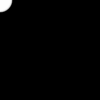
Frame 1 (no input)
Frame 60 (the mouse pressed at the canvas centre just before this capture): identical to frame 1, image omitted
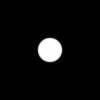
Frame 120 (the mouse held since frame 60 and released just before this capture)

The Processing sketch that drew these frames (run headless with seeded random() and noise(); from frame 60 on, the mouse is pressed at the canvas centre):

// Processing sketch: sketch_tabell_ellipse
// ── sketch_tabell_ellipse.pde
// Et program som flytter en ut ifra musepekerens posisjon
// med hjelp av noen tabeller (tror jeg da)

int num = 50;
int[] x = new int[num];
int[] y = new int[num];
int indeksposisjon = 0;

void setup()
{
  size(100,100);
  noStroke();
  fill(255,102);
}

void draw()
{
  background(0);
  x[indeksposisjon] = mouseX;
  y[indeksposisjon] = mouseY;
  
  indeksposisjon = (indeksposisjon + 1) % num; // % = modulo, resten etter en heltallsdivisjon.
  for(int i = 0; i < num; i++)
  {
    int pos = (indeksposisjon + 1) % num;
    float radius = (num-i) / 2;
    ellipse(x[pos], y[pos], radius, radius);
  }
}
